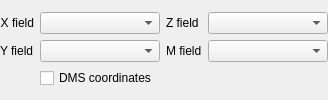
              <widget class="QWidget" name="swpGeomXY">
               <property name="sizePolicy">
                <sizepolicy hsizetype="Preferred" vsizetype="Preferred">
                 <horstretch>0</horstretch>
                 <verstretch>0</verstretch>
                </sizepolicy>
               </property>
               <layout class="QVBoxLayout" name="verticalLayout_8">
                <property name="leftMargin">
                 <number>0</number>
                </property>
                <property name="topMargin">
                 <number>0</number>
                </property>
                <property name="rightMargin">
                 <number>0</number>
                </property>
                <property name="bottomMargin">
                 <number>0</number>
                </property>
                <item>
                 <layout class="QGridLayout" name="gridLayout_5" columnstretch="0,0,0,0">
                  <item row="1" column="0">
                   <widget class="QLabel" name="textLabelY">
                    <property name="enabled">
                     <bool>true</bool>
                    </property>
                    <property name="sizePolicy">
                     <sizepolicy hsizetype="Preferred" vsizetype="Preferred">
                      <horstretch>0</horstretch>
                      <verstretch>0</verstretch>
                     </sizepolicy>
                    </property>
                    <property name="text">
                     <string>Y field</string>
                    </property>
                    <property name="buddy">
                     <cstring>cmbYField</cstring>
                    </property>
                   </widget>
                  </item>
                  <item row="0" column="2">
                   <widget class="QLabel" name="textLabelZ">
                    <property name="enabled">
                     <bool>true</bool>
                    </property>
                    <property name="sizePolicy">
                     <sizepolicy hsizetype="Preferred" vsizetype="Preferred">
                      <horstretch>0</horstretch>
                      <verstretch>0</verstretch>
                     </sizepolicy>
                    </property>
                    <property name="text">
                     <string>Z field</string>
                    </property>
                    <property name="buddy">
                     <cstring>cmbZField</cstring>
                    </property>
                   </widget>
                  </item>
                  <item row="0" column="0">
                   <widget class="QLabel" name="textLabelX">
                    <property name="enabled">
                     <bool>true</bool>
                    </property>
                    <property name="text">
                     <string>X field</string>
                    </property>
                    <property name="alignment">
                     <set>Qt::AlignmentFlag::AlignRight|Qt::AlignmentFlag::AlignTrailing|Qt::AlignmentFlag::AlignVCenter</set>
                    </property>
                    <property name="buddy">
                     <cstring>cmbXField</cstring>
                    </property>
                   </widget>
                  </item>
                  <item row="1" column="1">
                   <widget class="QComboBox" name="cmbYField">
                    <property name="enabled">
                     <bool>true</bool>
                    </property>
                    <property name="sizePolicy">
                     <sizepolicy hsizetype="Expanding" vsizetype="Fixed">
                      <horstretch>0</horstretch>
                      <verstretch>0</verstretch>
                     </sizepolicy>
                    </property>
                    <property name="minimumSize">
                     <size>
                      <width>120</width>
                      <height>0</height>
                     </size>
                    </property>
                    <property name="toolTip">
                     <string>Name of the field containing y values</string>
                    </property>
                    <property name="statusTip">
                     <string>Name of the field containing y values</string>
                    </property>
                    <property name="editable">
                     <bool>false</bool>
                    </property>
                   </widget>
                  </item>
                  <item row="2" column="1" colspan="3">
                   <widget class="QCheckBox" name="cbxXyDms">
                    <property name="toolTip">
                     <string>X and Y coordinates are expressed in degrees/minutes/seconds</string>
                    </property>
                    <property name="statusTip">
                     <string>X and Y coordinates are expressed in degrees/minutes/seconds</string>
                    </property>
                    <property name="text">
                     <string>DMS coordinates</string>
                    </property>
                   </widget>
                  </item>
                  <item row="0" column="3">
                   <widget class="QComboBox" name="cmbZField">
                    <property name="enabled">
                     <bool>true</bool>
                    </property>
                    <property name="sizePolicy">
                     <sizepolicy hsizetype="Expanding" vsizetype="Fixed">
                      <horstretch>0</horstretch>
                      <verstretch>0</verstretch>
                     </sizepolicy>
                    </property>
                    <property name="minimumSize">
                     <size>
                      <width>120</width>
                      <height>0</height>
                     </size>
                    </property>
                    <property name="toolTip">
                     <string>Name of the field containing z values</string>
                    </property>
                    <property name="statusTip">
                     <string>Name of the field containing z values</string>
                    </property>
                    <property name="editable">
                     <bool>false</bool>
                    </property>
                   </widget>
                  </item>
                  <item row="1" column="2">
                   <widget class="QLabel" name="textLabelM">
                    <property name="enabled">
                     <bool>true</bool>
                    </property>
                    <property name="sizePolicy">
                     <sizepolicy hsizetype="Preferred" vsizetype="Preferred">
                      <horstretch>0</horstretch>
                      <verstretch>0</verstretch>
                     </sizepolicy>
                    </property>
                    <property name="text">
                     <string>M field</string>
                    </property>
                    <property name="buddy">
                     <cstring>cmbMField</cstring>
                    </property>
                   </widget>
                  </item>
                  <item row="1" column="3">
                   <widget class="QComboBox" name="cmbMField">
                    <property name="enabled">
                     <bool>true</bool>
                    </property>
                    <property name="sizePolicy">
                     <sizepolicy hsizetype="Expanding" vsizetype="Fixed">
                      <horstretch>0</horstretch>
                      <verstretch>0</verstretch>
                     </sizepolicy>
                    </property>
                    <property name="minimumSize">
                     <size>
                      <width>120</width>
                      <height>0</height>
                     </size>
                    </property>
                    <property name="toolTip">
                     <string>Name of the field containing m values</string>
                    </property>
                    <property name="statusTip">
                     <string>Name of the field containing m values</string>
                    </property>
                    <property name="editable">
                     <bool>false</bool>
                    </property>
                   </widget>
                  </item>
                  <item row="0" column="1">
                   <widget class="QComboBox" name="cmbXField">
                    <property name="enabled">
                     <bool>true</bool>
                    </property>
                    <property name="sizePolicy">
                     <sizepolicy hsizetype="Expanding" vsizetype="Fixed">
                      <horstretch>0</horstretch>
                      <verstretch>0</verstretch>
                     </sizepolicy>
                    </property>
                    <property name="minimumSize">
                     <size>
                      <width>120</width>
                      <height>0</height>
                     </size>
                    </property>
                    <property name="toolTip">
                     <string>Name of the field containing x values</string>
                    </property>
                    <property name="statusTip">
                     <string>Name of the field containing x values</string>
                    </property>
                    <property name="editable">
                     <bool>false</bool>
                    </property>
                   </widget>
                  </item>
                 </layout>
                </item>
               </layout>
              </widget>
